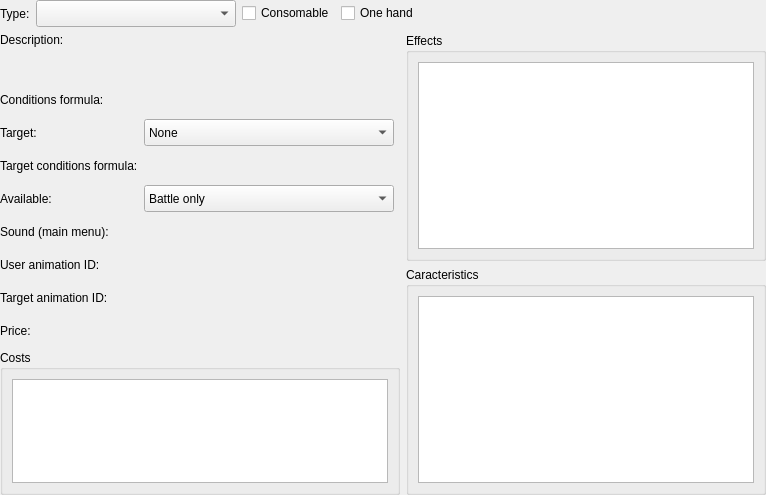
<?xml version="1.0" encoding="UTF-8"?>
<ui version="4.0">
 <class>PanelDatasCommonSkillItem</class>
 <widget class="QWidget" name="PanelDatasCommonSkillItem">
  <property name="geometry">
   <rect>
    <x>0</x>
    <y>0</y>
    <width>766</width>
    <height>495</height>
   </rect>
  </property>
  <property name="windowTitle">
   <string>Form</string>
  </property>
  <layout class="QGridLayout" name="gridLayout_5">
   <property name="leftMargin">
    <number>0</number>
   </property>
   <property name="topMargin">
    <number>0</number>
   </property>
   <property name="rightMargin">
    <number>0</number>
   </property>
   <property name="bottomMargin">
    <number>0</number>
   </property>
   <item row="0" column="0">
    <layout class="QVBoxLayout" name="verticalLayout_3" stretch="0,1">
     <item>
      <layout class="QHBoxLayout" name="horizontalLayout" stretch="0,0,0,0,1,0">
       <item>
        <widget class="QLabel" name="labelType">
         <property name="text">
          <string>Type:</string>
         </property>
        </widget>
       </item>
       <item>
        <widget class="QComboBox" name="comboBoxType">
         <property name="minimumSize">
          <size>
           <width>200</width>
           <height>27</height>
          </size>
         </property>
         <property name="maximumSize">
          <size>
           <width>200</width>
           <height>27</height>
          </size>
         </property>
        </widget>
       </item>
       <item>
        <widget class="QCheckBox" name="checkBoxConsumable">
         <property name="text">
          <string>Consomable</string>
         </property>
        </widget>
       </item>
       <item>
        <widget class="QCheckBox" name="checkBoxOneHand">
         <property name="text">
          <string>One hand</string>
         </property>
        </widget>
       </item>
       <item>
        <spacer name="horizontalSpacer">
         <property name="orientation">
          <enum>Qt::Horizontal</enum>
         </property>
         <property name="sizeHint" stdset="0">
          <size>
           <width>38</width>
           <height>20</height>
          </size>
         </property>
        </spacer>
       </item>
       <item>
        <widget class="WidgetIcon" name="widgetIcon" native="true">
         <property name="minimumSize">
          <size>
           <width>0</width>
           <height>0</height>
          </size>
         </property>
         <property name="maximumSize">
          <size>
           <width>16777215</width>
           <height>16777215</height>
          </size>
         </property>
        </widget>
       </item>
      </layout>
     </item>
     <item>
      <layout class="QHBoxLayout" name="horizontalLayout_2" stretch="0,1">
       <item>
        <layout class="QVBoxLayout" name="verticalLayout_2" stretch="0,1">
         <item>
          <layout class="QGridLayout" name="gridLayout_4">
           <item row="0" column="0">
            <widget class="QLabel" name="label">
             <property name="text">
              <string>Description:</string>
             </property>
            </widget>
           </item>
           <item row="1" column="0" rowspan="2" colspan="3">
            <widget class="WidgetTextLang" name="widgetTextLangDescription" native="true">
             <property name="minimumSize">
              <size>
               <width>0</width>
               <height>27</height>
              </size>
             </property>
             <property name="maximumSize">
              <size>
               <width>16777215</width>
               <height>27</height>
              </size>
             </property>
            </widget>
           </item>
           <item row="3" column="0">
            <widget class="QLabel" name="labelConditions">
             <property name="text">
              <string>Conditions formula:</string>
             </property>
            </widget>
           </item>
           <item row="4" column="0">
            <widget class="QLabel" name="labelTarget">
             <property name="text">
              <string>Target:</string>
             </property>
            </widget>
           </item>
           <item row="4" column="1" colspan="2">
            <widget class="QComboBox" name="comboBoxTarget">
             <property name="minimumSize">
              <size>
               <width>250</width>
               <height>27</height>
              </size>
             </property>
             <property name="maximumSize">
              <size>
               <width>250</width>
               <height>27</height>
              </size>
             </property>
             <item>
              <property name="text">
               <string>None</string>
              </property>
             </item>
             <item>
              <property name="text">
               <string>The user</string>
              </property>
             </item>
             <item>
              <property name="text">
               <string>An enemy</string>
              </property>
             </item>
             <item>
              <property name="text">
               <string>An ally</string>
              </property>
             </item>
             <item>
              <property name="text">
               <string>All enemies</string>
              </property>
             </item>
             <item>
              <property name="text">
               <string>All allies</string>
              </property>
             </item>
            </widget>
           </item>
           <item row="5" column="0">
            <widget class="QLabel" name="labelTargetConditions">
             <property name="text">
              <string>Target conditions formula:</string>
             </property>
            </widget>
           </item>
           <item row="5" column="1" colspan="2">
            <widget class="PanelPrimitiveValue" name="panelPrimitiveValueTargetConditions" native="true">
             <property name="minimumSize">
              <size>
               <width>250</width>
               <height>27</height>
              </size>
             </property>
             <property name="maximumSize">
              <size>
               <width>250</width>
               <height>27</height>
              </size>
             </property>
            </widget>
           </item>
           <item row="6" column="0">
            <widget class="QLabel" name="labelAvailable">
             <property name="text">
              <string>Available:</string>
             </property>
            </widget>
           </item>
           <item row="6" column="1" colspan="2">
            <widget class="QComboBox" name="comboBoxAvailable">
             <property name="minimumSize">
              <size>
               <width>250</width>
               <height>27</height>
              </size>
             </property>
             <property name="maximumSize">
              <size>
               <width>250</width>
               <height>27</height>
              </size>
             </property>
             <item>
              <property name="text">
               <string>Battle only</string>
              </property>
             </item>
             <item>
              <property name="text">
               <string>Main menu only</string>
              </property>
             </item>
             <item>
              <property name="text">
               <string>Always</string>
              </property>
             </item>
             <item>
              <property name="text">
               <string>Never</string>
              </property>
             </item>
            </widget>
           </item>
           <item row="7" column="0">
            <widget class="QLabel" name="labelSound">
             <property name="text">
              <string>Sound (main menu):</string>
             </property>
            </widget>
           </item>
           <item row="7" column="1" colspan="2">
            <widget class="WidgetSong" name="widgetSongSound" native="true">
             <property name="minimumSize">
              <size>
               <width>250</width>
               <height>27</height>
              </size>
             </property>
             <property name="maximumSize">
              <size>
               <width>250</width>
               <height>27</height>
              </size>
             </property>
            </widget>
           </item>
           <item row="8" column="0">
            <widget class="QLabel" name="labelUserAnimation">
             <property name="text">
              <string>User animation ID:</string>
             </property>
            </widget>
           </item>
           <item row="8" column="1" colspan="2">
            <widget class="PanelPrimitiveValue" name="panelPrimitiveValueAnimationUser" native="true">
             <property name="minimumSize">
              <size>
               <width>250</width>
               <height>27</height>
              </size>
             </property>
             <property name="maximumSize">
              <size>
               <width>250</width>
               <height>27</height>
              </size>
             </property>
            </widget>
           </item>
           <item row="9" column="0">
            <widget class="QLabel" name="labelTargetAnimation">
             <property name="text">
              <string>Target animation ID:</string>
             </property>
            </widget>
           </item>
           <item row="9" column="1" colspan="2">
            <widget class="PanelPrimitiveValue" name="panelPrimitiveValueAnimationTarget" native="true">
             <property name="minimumSize">
              <size>
               <width>250</width>
               <height>27</height>
              </size>
             </property>
             <property name="maximumSize">
              <size>
               <width>250</width>
               <height>27</height>
              </size>
             </property>
            </widget>
           </item>
           <item row="10" column="0">
            <widget class="QLabel" name="labelPrice">
             <property name="text">
              <string>Price:</string>
             </property>
            </widget>
           </item>
           <item row="10" column="1" colspan="2">
            <widget class="PanelPrimitiveValue" name="panelPrimitiveValuePrice" native="true">
             <property name="minimumSize">
              <size>
               <width>250</width>
               <height>27</height>
              </size>
             </property>
             <property name="maximumSize">
              <size>
               <width>250</width>
               <height>27</height>
              </size>
             </property>
            </widget>
           </item>
           <item row="3" column="1">
            <widget class="PanelPrimitiveValue" name="panelPrimitiveValueConditions" native="true">
             <property name="minimumSize">
              <size>
               <width>250</width>
               <height>27</height>
              </size>
             </property>
             <property name="maximumSize">
              <size>
               <width>250</width>
               <height>27</height>
              </size>
             </property>
            </widget>
           </item>
          </layout>
         </item>
         <item>
          <widget class="QGroupBox" name="groupBoxCosts">
           <property name="title">
            <string>Costs</string>
           </property>
           <layout class="QGridLayout" name="gridLayout_3">
            <item row="0" column="0">
             <widget class="QTreeView" name="treeViewCost"/>
            </item>
           </layout>
          </widget>
         </item>
        </layout>
       </item>
       <item>
        <layout class="QVBoxLayout" name="verticalLayout" stretch="1,1">
         <item>
          <widget class="QGroupBox" name="groupBoxEffects">
           <property name="title">
            <string>Effects</string>
           </property>
           <layout class="QGridLayout" name="gridLayout">
            <item row="0" column="0">
             <widget class="QTreeView" name="treeViewEffects"/>
            </item>
           </layout>
          </widget>
         </item>
         <item>
          <widget class="QGroupBox" name="groupBoxCaracteristics">
           <property name="title">
            <string>Caracteristics</string>
           </property>
           <layout class="QGridLayout" name="gridLayout_2">
            <item row="0" column="0">
             <widget class="QTreeView" name="treeViewCaracteristics"/>
            </item>
           </layout>
          </widget>
         </item>
        </layout>
       </item>
      </layout>
     </item>
    </layout>
   </item>
  </layout>
 </widget>
 <customwidgets>
  <customwidget>
   <class>PanelPrimitiveValue</class>
   <extends>QWidget</extends>
   <header>panelprimitivevalue.h</header>
   <container>1</container>
  </customwidget>
  <customwidget>
   <class>WidgetTextLang</class>
   <extends>QWidget</extends>
   <header>widgettextlang.h</header>
   <container>1</container>
  </customwidget>
  <customwidget>
   <class>WidgetIcon</class>
   <extends>QWidget</extends>
   <header>widgeticon.h</header>
   <container>1</container>
  </customwidget>
  <customwidget>
   <class>WidgetSong</class>
   <extends>QWidget</extends>
   <header>widgetsong.h</header>
   <container>1</container>
  </customwidget>
 </customwidgets>
 <resources/>
 <connections/>
</ui>
